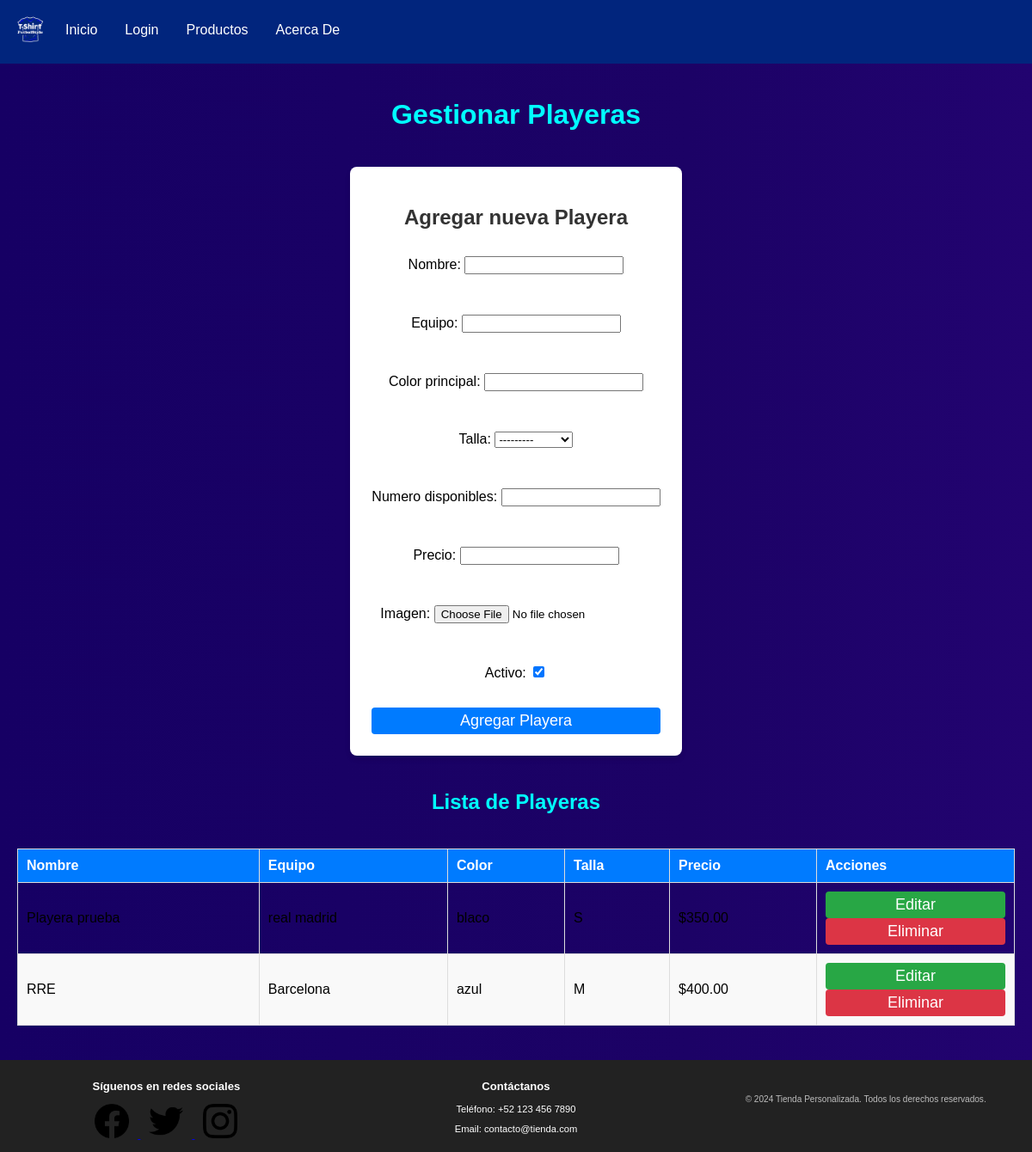
The app's page /productos/gestion-playeras/, older data.
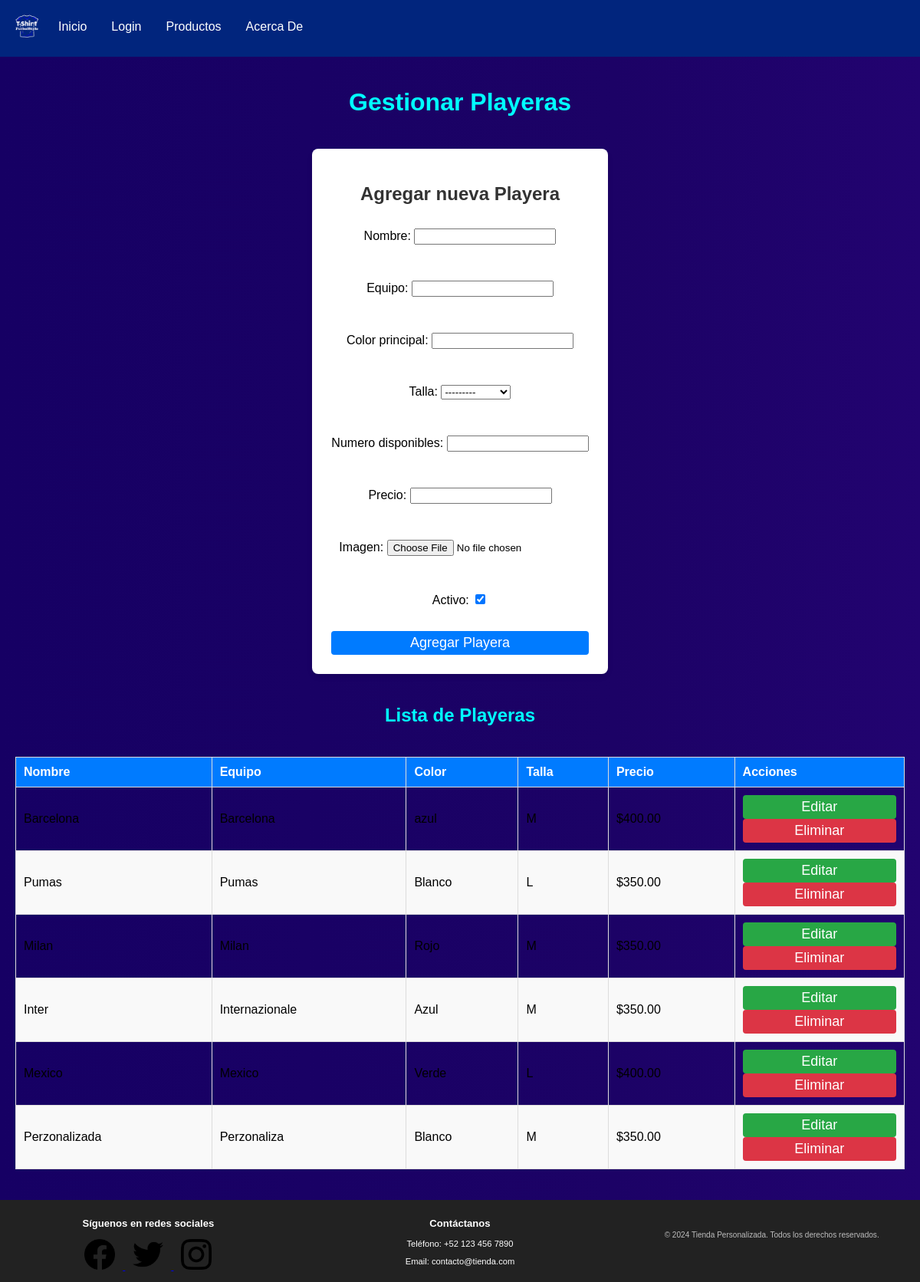
The same page, newer data.
### productos/models.py (models this page shows, shortened)
class Playera(models.Model):
    nombre = models.CharField(max_length=100)
    equipo = models.CharField(max_length=100)
    color_principal = models.CharField(max_length=50)
    talla = models.CharField(
        max_length=5,
        choices=[('S', 'Small'), ('M', 'Medium'), ('L', 'Large'), ('XL', 'Extra Large')]
    )
    numero_disponibles = models.PositiveIntegerField()
    precio = models.DecimalField(max_digits=6, decimal_places=2)
    imagen = models.ImageField(upload_to='imagenes_playeras/', blank=True, null=True)
    activo = models.BooleanField(default=True)  # Define si la playera está activa para edición

### productos/views.py (the view)
# urls.py: path('gestion-playeras/', views.gestionar_playeras, name='gestion_playeras'),
def gestionar_playeras(request):
    if request.method == 'POST':
        if 'editar' in request.POST:
            playera = get_object_or_404(Playera, pk=request.POST['editar'])
            form = PlayeraForm(request.POST, request.FILES, instance=playera)
        elif 'eliminar' in request.POST:
            playera = get_object_or_404(Playera, pk=request.POST['eliminar'])
            playera.delete()
            return redirect('productos:gestion_playeras')
        else:
            form = PlayeraForm(request.POST, request.FILES)
        if form.is_valid():
            form.save()
            return redirect('productos:gestion_playeras')
    else:
        form = PlayeraForm()
    playeras = Playera.objects.all()
    return render(request, 'productos/gestion_playeras.html', {
        'form': form,
        'playeras': playeras,
    })

### productos/forms.py
class PlayeraForm(forms.ModelForm):
    class Meta:
        model = Playera
        fields = ['nombre', 'equipo', 'color_principal', 'talla', 'numero_disponibles', 'precio', 'imagen', 'activo']

### productos/templates/productos/gestion_playeras.html (shortened to what this page needs)
{% extends 'base.html' %}
{% block content %}
<h1 style="color: #00FFFF;">Gestionar Playeras</h1>
    <div class="formulario-playera">
        <h2>{% if form.instance.pk %}Editar Playera{% else %}Agregar nueva Playera{% endif %}</h2>
        <form method="post" enctype="multipart/form-data">
            {{ form.as_p }}
            <button type="submit" class="btn">
                {% if form.instance.pk %}Guardar cambios{% else %}Agregar Playera{% endif %}
            </button>
        </form>
    </div>
    <h2 style="color: #00FFFF;">Lista de Playeras</h2>
    <table class="tabla-playeras">
        <thead>
            <tr>
                <th>Nombre</th>
                <th>Equipo</th>
                <th>Color</th>
                <th>Talla</th>
                <th>Precio</th>
                <th>Acciones</th>
            </tr>
        </thead>
        <tbody>
            {% for playera in playeras %}
                <tr>
                    <td>{{ playera.nombre }}</td>
                    <td>{{ playera.equipo }}</td>
                    <td>{{ playera.color_principal }}</td>
                    <td>{{ playera.talla }}</td>
                    <td>${{ playera.precio }}</td>
                    <td>
                        <form method="post" style="display:inline;">
                            <button type="submit" class="btn btn-editar">Editar</button>
                        </form>
                        <form method="post" style="display:inline;" onsubmit="return confirm('¿Estás seguro de que deseas eliminar esta playera?');">
                            <button type="submit" class="btn btn-eliminar">Eliminar</button>
                        </form>
                    </td>
                </tr>
            {% endfor %}
        </tbody>
    </table>
{% endblock %}

Row changes from the older to the newer data that the page shows:
removed Playera: equipo "real madrid", color_principal "blaco", talla "S", precio "350.00"
changed Playera "Barcelona": nombre "RRE" → (not shown)
added Playera: nombre "Pumas", equipo "Pumas", color_principal "Blanco", talla "L", precio "350.00"
added Playera: equipo "Milan", color_principal "Rojo", talla "M", precio "350.00"
added Playera: nombre "Inter", equipo "Internazionale", color_principal "Azul", talla "M", precio "350.00"
added Playera: equipo "Mexico", color_principal "Verde", talla "L", precio "400.00"
added Playera: nombre "Perzonalizada", equipo "Perzonaliza", color_principal "Blanco", talla "M", precio "350.00"
